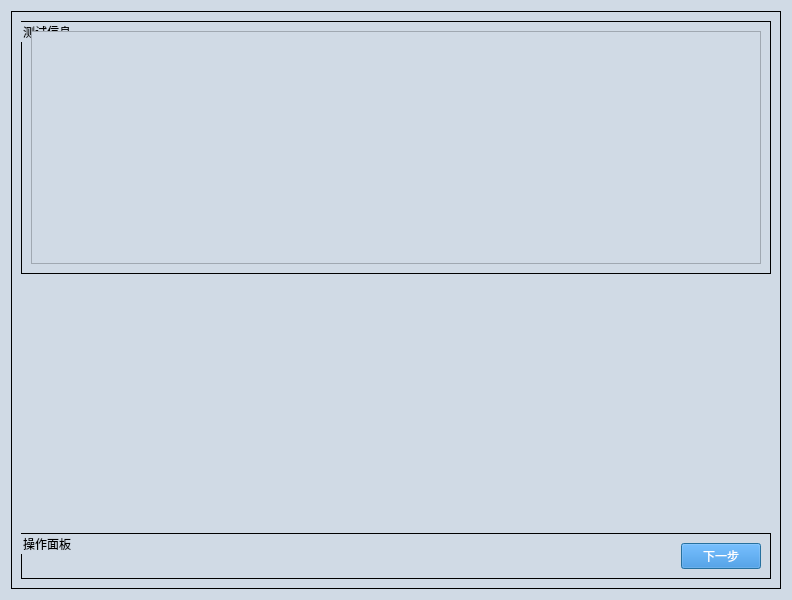
<?xml version="1.0" encoding="UTF-8"?>
<ui version="4.0">
 <class>Dialog</class>
 <widget class="QDialog" name="Dialog">
  <property name="geometry">
   <rect>
    <x>0</x>
    <y>0</y>
    <width>792</width>
    <height>600</height>
   </rect>
  </property>
  <property name="font">
   <font>
    <family>Microsoft YaHei</family>
    <pointsize>14</pointsize>
   </font>
  </property>
  <property name="windowTitle">
   <string>Dialog</string>
  </property>
  <property name="styleSheet">
   <string notr="true">QDialog{
background-color:#D0DAE5;
}

QTextBrower{
background-color:#D0DAE5;
}

QLineEdit{
background-color:#D0DAE5;
}

QWidget{
background-color:#D0DAE5;
}

QStackedWidget{
background-color:#D0DAE5;
}

QHeaderView{
background-color:#D0DAE5;
}

QLabel{
font-size:12px;
font-family:Microsoft YaHei;
background-color:#D0DAE5;
}

QPushButton{         /*按钮自适应拉伸背景*/
border-width: 2px 15px 2px 15px;
background-color:#2884D8;
color: #FFFFFF;
font-size:12px;
font-family:Microsoft YaHei;
}

QGroupBox{
font-size:12px;
font-family:Microsoft YaHei;
border:1px solid rgb(0, 0, 0); 
}</string>
  </property>
  <layout class="QGridLayout" name="gridLayout_2">
   <item row="0" column="0">
    <widget class="QGroupBox" name="groupBox">
     <property name="title">
      <string/>
     </property>
     <layout class="QGridLayout" name="gridLayout_4">
      <item row="2" column="0">
       <widget class="QGroupBox" name="groupBox_4">
        <property name="title">
         <string>操作面板</string>
        </property>
        <layout class="QGridLayout" name="gridLayout_5">
         <item row="0" column="0">
          <spacer name="horizontalSpacer_2">
           <property name="orientation">
            <enum>Qt::Horizontal</enum>
           </property>
           <property name="sizeHint" stdset="0">
            <size>
             <width>40</width>
             <height>20</height>
            </size>
           </property>
          </spacer>
         </item>
         <item row="0" column="1">
          <widget class="QPushButton" name="pushButton_next">
           <property name="text">
            <string>下一步</string>
           </property>
          </widget>
         </item>
        </layout>
       </widget>
      </item>
      <item row="0" column="0">
       <widget class="QGroupBox" name="groupBox_3">
        <property name="title">
         <string>测试信息</string>
        </property>
        <layout class="QGridLayout" name="gridLayout_3">
         <item row="0" column="0">
          <widget class="QTextBrowser" name="textBrowser"/>
         </item>
        </layout>
       </widget>
      </item>
      <item row="1" column="0">
       <spacer name="verticalSpacer">
        <property name="orientation">
         <enum>Qt::Vertical</enum>
        </property>
        <property name="sizeHint" stdset="0">
         <size>
          <width>20</width>
          <height>133</height>
         </size>
        </property>
       </spacer>
      </item>
     </layout>
    </widget>
   </item>
  </layout>
 </widget>
 <resources>
  <include location="iconQrc.qrc"/>
 </resources>
 <connections/>
</ui>
